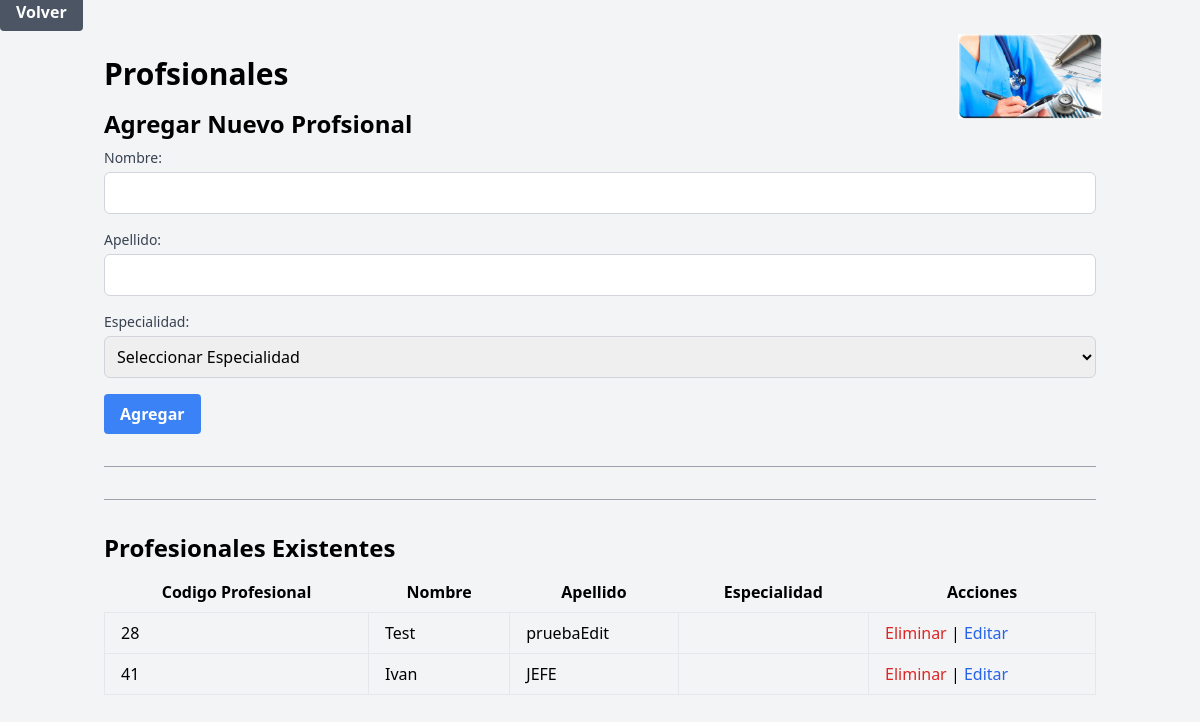
The app's page /profesionalPanel/profesionalPanel.php with its own data.
### tables this page shows
CREATE TABLE `prof` (
  `cod_prof` int(11) NOT NULL,
  `nombre` varchar(255) NOT NULL,
  `apellido` varchar(255) NOT NULL,
  `especialidad` varchar(255) NOT NULL
);

### profesionalPanel/profesionalPanel.php (the view, shortened to what this page needs)
<!DOCTYPE html>
<html lang="es">
<head>
    <link href="https://cdn.jsdelivr.net/npm/tailwindcss@2.2.19/dist/tailwind.min.css" rel="stylesheet">
</head>
<body class="bg-gray-100">
     <a href="../panelMain/panelMain.php" class="bg-gray-500 hover:bg-gray-600 text-white font-bold py-2 px-4 rounded">Volver</a>
     <div class="container mx-auto px-4 py-8 relative">
        <img src="../img/profesional.jpeg" alt="Imagen" class="image-top-right hidden sm:block">
        <h1 class="text-3xl font-bold mb-4">Profsionales</h1>
        <h2 class="text-2xl font-bold mb-2">Agregar Nuevo Profsional</h2>
        <form method="post" class="mb-4">
            <div class="mb-4">
                <label for="nombre" class="block text-sm font-medium text-gray-700">Nombre:</label>
                <input type="text" id="nombre" name="nombre" required
                    class="mt-1 p-2 block w-full border border-gray-300 rounded-md focus:outline-none focus:border-blue-500">
            </div>
            <div class="mb-4">
                <label for="apellido" class="block text-sm font-medium text-gray-700">Apellido:</label>
                <input type="text" id="apellido" name="apellido" required
                    class="mt-1 p-2 block w-full border border-gray-300 rounded-md focus:outline-none focus:border-blue-500">
            </div>
            <div class="mb-4">
                <label for="especialidad" class="block text-sm font-medium text-gray-700">Especialidad:</label>
                <select id="especialidad" name="especialidad" required
                    class="mt-1 p-2 block w-full border border-gray-300 rounded-md focus:outline-none focus:border-blue-500">
                    <option value="">Seleccionar Especialidad</option>
                </select>
            </div>
            <button type="submit" name="agregar"
                class="bg-blue-500 hover:bg-blue-600 text-white font-bold py-2 px-4 rounded">
                Agregar
            </button>
        </form>
        <hr class="border-t border-gray-400 my-8">
        <hr class="border-t border-gray-400 my-8">
        <h2 class="text-2xl font-bold mb-2">Profesionales Existentes</h2>
        <div class="overflow-x-auto">
            <table class="table-auto w-full">
                <thead>
                    <tr>
                        <th class="px-4 py-2">Codigo Profesional</th>
                        <th class="px-4 py-2">Nombre</th>
                        <th class="px-4 py-2">Apellido</th>
                        <th class="px-4 py-2">Especialidad</th>
                        <th class="px-4 py-2">Acciones</th>
                    </tr>
                </thead>
                <tbody>
                    <?php
                    require_once '../controlador/control_prof.php';
                    $sql = "SELECT * FROM prof";
                    $result = $conn->query($sql);
                    if ($result->num_rows > 0) {
                        while ($row = $result->fetch_assoc()) {
                            echo "<tr>";
                            echo "<td class='border px-4 py-2'>" . $row["cod_prof"] . "</td>";
                            echo "<td class='border px-4 py-2'>" . $row["nombre"] . "</td>";
                            echo "<td class='border px-4 py-2'>" . $row["apellido"] . "</td>";
                            echo "<td class='border px-4 py-2'>" . $row["especialidad"] . "</td>";
                            echo "<td class='border px-4 py-2'>
                            <a href='#' onclick='confirmDelete(" . $row["cod_prof"] . ")' class='text-red-600 hover:text-red-800'>Eliminar</a> |
                            <a href='editarProfesional.php?editar=" . $row["cod_prof"] . "' target='_blank' class='text-blue-600 hover:text-blue-800'>Editar</a>
                          </td>";
                            echo "</tr>";
                        }
                    } else {
                        echo "<tr><td colspan='5' class='border px-4 py-2'>No hay registros</td></tr>";
                    }
                    ?>
                </tbody>
            </table>
        </div>
    </div>
</body>
</html>

### profesionalPanel/profesionalPanel.php (style rules this page uses)
.image-top-right { position: absolute; top: 10px; right: 10px; width: 9rem; height: auto; }

### records on screen
prof: cod_prof "28", nombre "Test", apellido "pruebaEdit"
prof: cod_prof "41", nombre "Ivan", apellido "JEFE"
